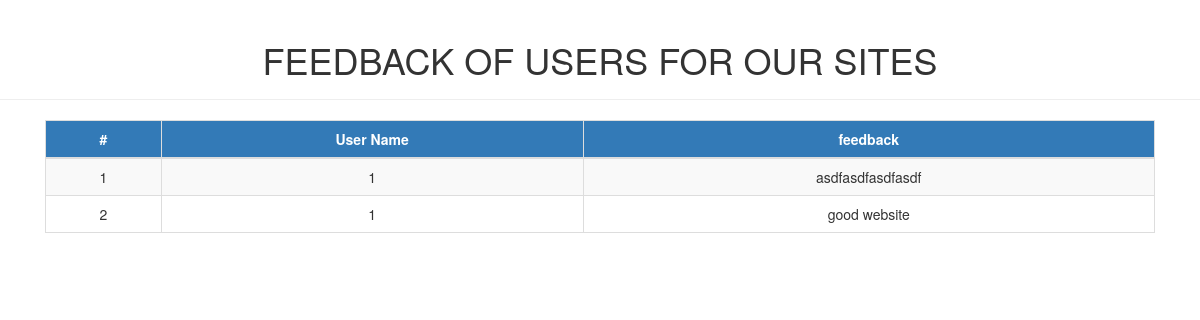
/admin/viewfeedback.php, run on an earlier commit of the app's database.
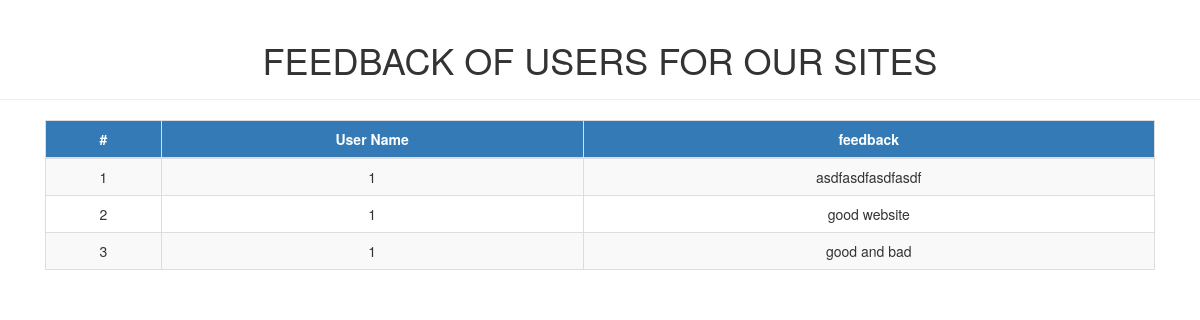
And on a later commit of the database.
### tables this page shows
CREATE TABLE `feedback` (
  `fid` int(10) NOT NULL,
  `uid` varchar(50) NOT NULL,
  `feedback` varchar(500) NOT NULL
);

### admin/viewfeedback.php (the view, shortened to what this page needs)
<?php
 include_once '../include/sqlConnect.php';
?>
<!DOCTYPE html>
<html lang="en">
<head>
  <link rel="stylesheet" href="https://maxcdn.bootstrapcdn.com/bootstrap/3.3.7/css/bootstrap.min.css">
</head>
<body>
	   <div class="page-header text-center">
    <h1>FEEDBACK OF USERS FOR OUR SITES</h1>
  </div>
<div class="container-fluid text-center body-cont center">
                <table class="table table-bordered table-striped text-center">
                        <thead>
                            <tr>
                                <th  class = "text-center btn-primary">#</th>
                                <th class = "text-center btn-primary">User Name</th>
                                <th class = "text-center btn-primary">feedback</th>
                            </tr>
                        </thead>
                        <tbody>
				<?php
				$limit = 10;
				if(isset($_GET['page']) && $_GET['page'] != "") {
					$page = $_GET['page'];
					$offset = $limit * ($page-1);
				} else {
					$offset = 0;
				}
				$query  = "select * from `feedback` limit $offset, $limit";
				$result = mysqli_query($db, $query);
				if(mysqli_num_rows($result) > 0) {
					while($row = mysqli_fetch_assoc($result)) {
                        echo "<tr>
                        <td>".$row['fid']."</td>
                        <td>".$row['uid']."</td>
                        <td>".$row['feedback']."</td>
                        </tr>";
					}
				}
				?>
				 </tbody>
            </table>
</div>
</body>
</html>

What changed in the data, as far as the page shows it:
added feedback: fid "3", uid "1", feedback "good and bad"
